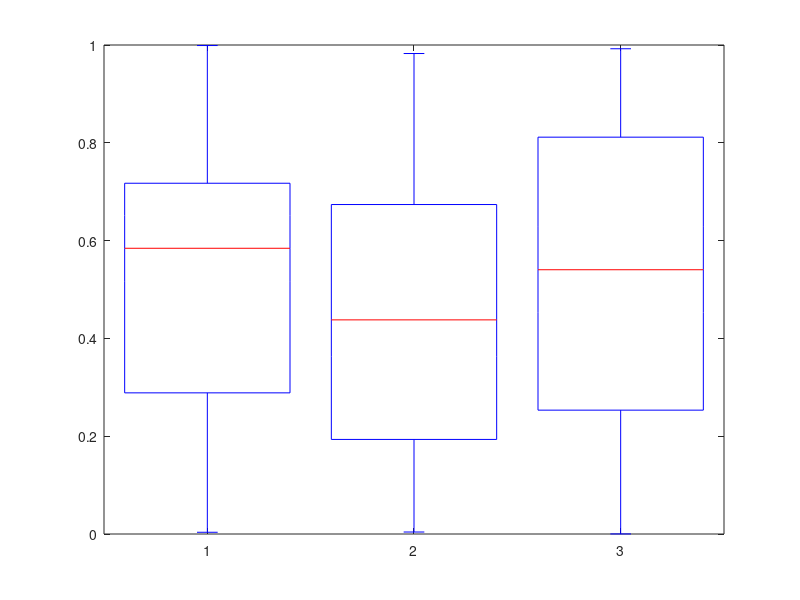

Write the MATLAB code that produced this figure. (Note: this script raises an error after producing the figure.)
close all

% Sample data
data = rand(100, 3); % Generate random data for three groups

% Create a boxplot
h = boxplot(data, 'ColorGroup', [1; 2; 3]); % Assign color groups

% Set colors for each box
colors = [1 0 0; 0 1 0; 0 0 1]; % Red, Green, Blue
for i = 1:width(h)
    set(h(i), 'Color', colors(i, :)); % Set color for each box
end

xlabel('Values');
ylabel('Groups');
title('Boxplot with Different Colors');